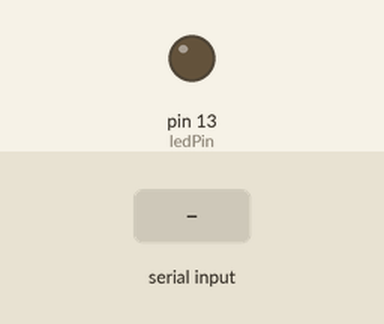
This sketch was run on a simulated Arduino Uno, built with avr-gcc and run on an emulated ATmega328P. On the bench: output pins drawn as LEDs (lit = HIGH). The inputs (shaded band) are chosen by the test bench.

Above: at 1.2 s.
1.3 s: "90 45\n" received over Serial
At 2.7 s:
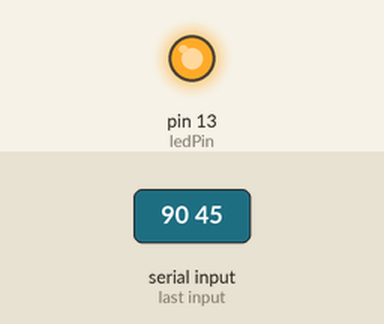
Timing chart, 0 to 9.6 s (numbered marks = the images above; inputs shaded):
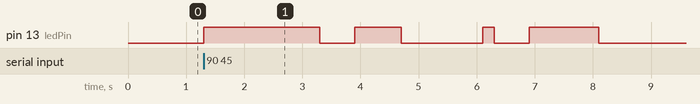

Measured:
- after the input at 1.3 s, pin 13 (ledPin): LOW → HIGH at once, → LOW 2.0 s later, → HIGH 0.60 s later, → LOW 0.80 s later, … (8 changes in this stretch)

The sketch:

morse-code-translator.ino
```cpp
// Constants
const int dotDelay = 200;
const int ledPin = 13;

char* letters[] = {
  ".-", "-...", "-.-.", "-..", ".", "..-.", "--.", "....", "..",
  ".---", "-.-", ".-..", "--", "-.", "---", ".--.", "--.-", ".-.",
  "...", "-", "..-", "...-", ".--", "-..-", "-.--", "--.."
};

char* numbers[] = {
  "-----", ".----", "..---", "...--", "....-",
  ".....", "-....", "--...", "---..", "----."
};

void setup() {
  pinMode(ledPin, OUTPUT);
  Serial.begin(9600);
}

void loop() {
  char ch;
  if(Serial.available() > 0){
    ch = Serial.read(); // Reading the serial port input from the user
    if(ch >= 'a' && ch <= 'z'){
      flashSequence(letters[ch - 'a']);
    }
    else if(ch >= 'A' && ch <= 'Z'){
      flashSequence(letters[ch - 'A']);
    }
    else if(ch >= '0' && ch <= '9'){
      flashSequence(letters[ch - '0']);
    }
    else if(ch == ' '){
      delay(dotDelay * 4);
    }
  }
}

/**
  Flash sequence function.
  It reads each character from the string until
  the end of line character (\0)
*/
void flashSequence(char* sequence){
  int i = 0;

  while(sequence[i] != '\0'){
    flashDotOrDash(sequence[i]);
    i++;
  }

  delay(dotDelay * 3);
}

/**
  Flash function depending on if it is a dot or a dash
*/
void flashDotOrDash(char dotOrDash){
  digitalWrite(ledPin, HIGH);

  if(dotOrDash == '.'){
    delay(dotDelay);
  }
  else{
    delay(dotDelay * 3);
  }

  digitalWrite(ledPin, LOW);
}
```
